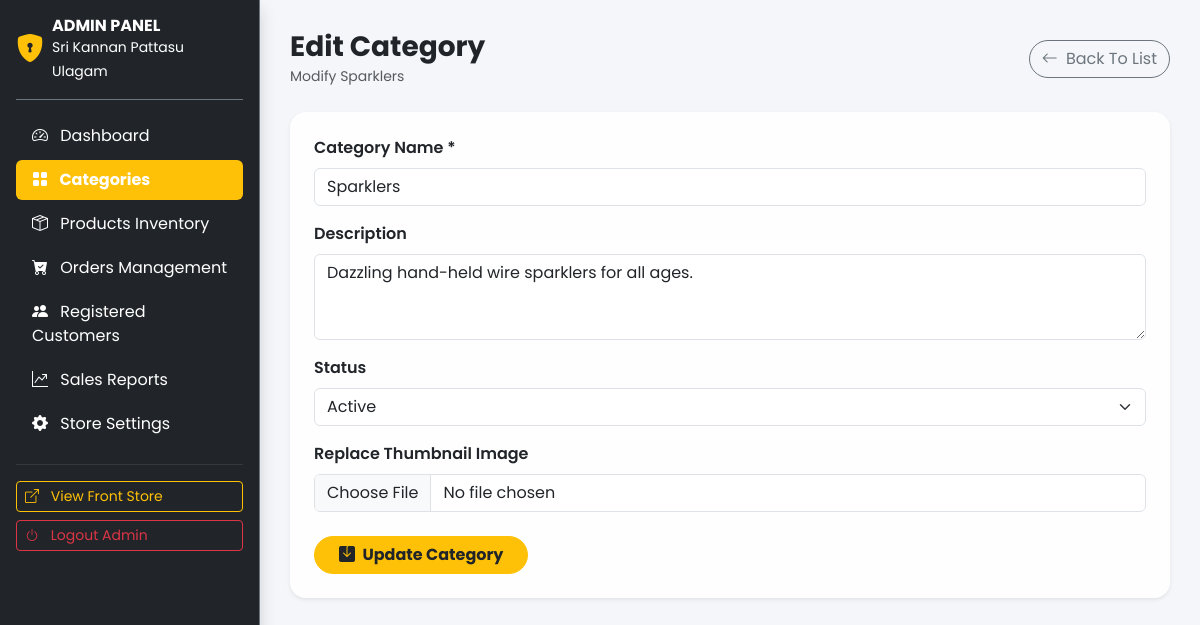
Screenshot of /admin/edit-category.php?id=1 (signed in) with the database file from the repository.
### tables this page shows
CREATE TABLE IF NOT EXISTS `categories` (
  `id` INT AUTO_INCREMENT PRIMARY KEY,
  `name` VARCHAR(100) NOT NULL UNIQUE,
  `slug` VARCHAR(100) NOT NULL UNIQUE,
  `description` TEXT NULL,
  `image` VARCHAR(255) DEFAULT 'default-cat.jpg',
  `status` ENUM('active', 'inactive') DEFAULT 'active',
  `created_at` TIMESTAMP DEFAULT CURRENT_TIMESTAMP
);

### includes/functions.php (called while the page is built, shortened)
<?php
function e($string) {
    return htmlspecialchars($string ?? '', ENT_QUOTES, 'UTF-8');
}

### admin/edit-category.php (the view, shortened to what this page needs)
<?php
require_once __DIR__ . '/../includes/functions.php';
$id = (int)($_GET['id'] ?? 0);
$stmt = $db->prepare("SELECT * FROM categories WHERE id = ?");
$stmt->execute([$id]);
$category = $stmt->fetch();
?>
<!DOCTYPE html>
<html lang="en">
<head>
    <link href="https://cdn.jsdelivr.net/npm/bootstrap@5.3.2/dist/css/bootstrap.min.css" rel="stylesheet">
    <link rel="stylesheet" href="https://cdn.jsdelivr.net/npm/bootstrap-icons@1.11.1/font/bootstrap-icons.css">
    <link rel="stylesheet" href="<?= BASE_URL; ?>assets/css/style.css">
    <link rel="stylesheet" href="<?= BASE_URL; ?>assets/css/admin.css">
</head>
<body>
<div class="d-flex">
    <?php include __DIR__ . '/../includes/sidebar.php'; ?>
    <div class="admin-content flex-grow-1">
        <div class="d-flex justify-content-between align-items-center mb-4">
            <div>
                <h3 class="fw-bold text-dark mb-0">Edit Category</h3>
                <small class="text-muted">Modify <?= e($category['name']); ?></small>
            </div>
            <a href="<?= BASE_URL; ?>admin/categories.php" class="btn btn-outline-secondary rounded-pill">
                <i class="bi bi-arrow-left me-1"></i> Back To List
            </a>
        </div>
        <div class="card glass-card border-0 shadow-sm p-4 max-w-600">
            <form action="<?= BASE_URL; ?>admin/edit-category.php?id=<?= $id; ?>" method="POST" enctype="multipart/form-data">
                <div class="mb-3">
                    <label class="form-label fw-semibold">Category Name *</label>
                    <input type="text" name="name" class="form-control" value="<?= e($category['name']); ?>" required>
                </div>
                <div class="mb-3">
                    <label class="form-label fw-semibold">Description</label>
                    <textarea name="description" rows="3" class="form-control"><?= e($category['description']); ?></textarea>
                </div>
                <div class="mb-3">
                    <label class="form-label fw-semibold">Status</label>
                    <select name="status" class="form-select">
                        <option value="active" <?= ($category['status'] == 'active') ? 'selected' : ''; ?>>Active</option>
                    </select>
                </div>
                <div class="mb-4">
                    <label class="form-label fw-semibold">Replace Thumbnail Image</label>
                    <input type="file" name="image" class="form-control" accept="image/*">
                </div>
                <button type="submit" class="btn btn-warning rounded-pill fw-bold text-dark px-4">
                    <i class="bi bi-save-fill me-1"></i> Update Category
                </button>
            </form>
        </div>
    </div>
</div>
</body>
</html>

### assets/css/style.css (style rules this page uses)
:root { --primary-color: #D32F2F; --primary-hover: #B71C1C; --secondary-color: #FFC107; --secondary-hover: #FFA000; --bg-color: #F8F9FA; --dark-color: #212529; --card-bg: rgba(255, 255, 255, 0.95); --font-family: 'Poppins', sans-serif; }
body { font-family: var(--font-family); background-color: var(--bg-color); color: var(--dark-color); overflow-x: hidden; }
.glass-card { background: rgba(255, 255, 255, 0.85); backdrop-filter: blur(12px); -webkit-backdrop-filter: blur(12px); border: 1px solid rgba(255, 255, 255, 0.3); border-radius: 16px; box-shadow: 0 8px 32px 0 rgba(31, 38, 135, 0.08); }

### assets/css/admin.css (style rules this page uses)
.admin-content { margin-left: 260px; padding: 30px; background-color: #f4f6f9; min-height: 100vh; }

### rows the page displays
categories: name "Sparklers", description "Dazzling hand-held wire sparklers for all ages.", status "Active"
